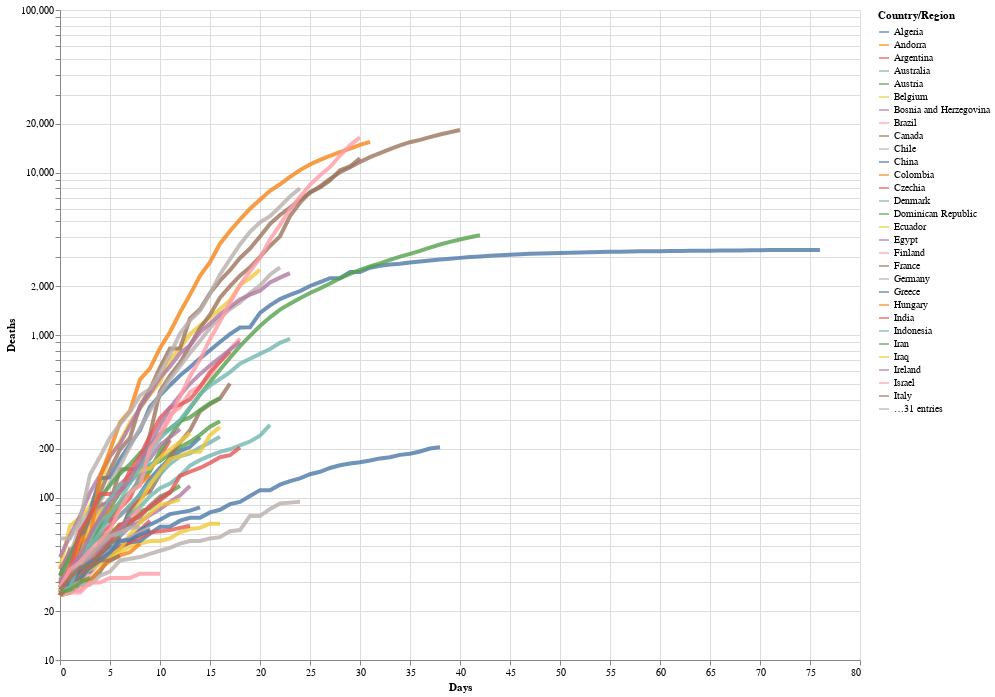

The code cell stored with this chart in its notebook:
### Markdown cell above
We can now customize the code to thicken the line width, to alter the opacity, and to make the chart larger:

### Code cell
# altair plot 
alt.Chart(deaths_long).mark_line(strokeWidth=4, opacity=0.8).encode(
    x='Days',
    y=alt.Y('Deaths', scale=alt.Scale(type='log')),
    color='Country/Region'
).properties(
    width=800,
    height=650
)

### Figure 1 — Vega-Lite specification as saved in the notebook (floating-point values rounded to 4 significant figures; data arrays with more than 128 entries replaced by an {"elided": "..."} marker saying what was removed)
{"config": {"view": {"continuousWidth": 400, "continuousHeight": 300}}, "data": {"name": "data-149b8dacdf7b04d4c1a28a8366c62338"}, "mark": {"type": "line", "opacity": 0.8, "strokeWidth": 4}, "encoding": {"color": {"type": "nominal", "field": "Country/Region"}, "x": {"type": "quantitative", "field": "Days"}, "y": {"type": "quantitative", "field": "Deaths", "scale": {"type": "log"}}}, "height": 650, "width": 800, "$schema": "https://vega.github.io/schema/vega-lite/v4.8.1.json", "datasets": {"data-149b8dacdf7b04d4c1a28a8366c62338": {"elided": "4740 records"}}}
